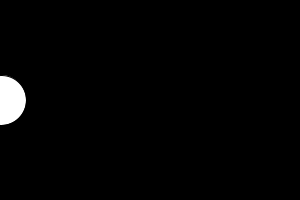
Frame 1 (no input)
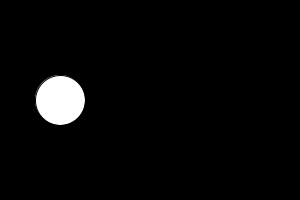
Frame 60 (the mouse pressed at the canvas centre just before this capture)
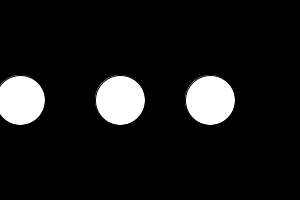
Frame 120 (the mouse held since frame 60 and released just before this capture)

The Processing sketch that drew these frames (run headless with seeded random() and noise(); from frame 60 on, the mouse is pressed at the canvas centre):

// Processing sketch: tut02_08
// ── tut02_08.pde
import java.util.ArrayList;

ArrayList<Spot> spots;                  // Declare arraylist of spot objects

void setup()
{
  size(300, 200);
  spots = new ArrayList<Spot>();        // Create arraylist of spot objects
  spots.add(new Spot(0, 100, 50));      // add spot objects to arraylist
  spots.add(new Spot(-100, 100, 50));
  spots.add(new Spot(-200, 100, 50));
}

void draw()
{
  background(0, 0, 0); 

  for (int i=0; i<spots.size(); i++)
  {
    spots.get(i).move();
    spots.get(i).display();

    if (spots.get(i).getX() > width+50) 
      spots.remove(i);
  }

  println(spots.size() + " spots");
}

void keyPressed()
{
  spots.add(new Spot(0, 100, 50));
  println(spots.size());
}

void mousePressed()
{
  spots.add(new Spot(mouseX, mouseY, 50));
}
// ── Spot.pde
public class Spot
{
  private float x, y;
  private float diameter;
  private float speed;
  private float direction;

  public Spot(float x, float y, float diameter)
  {
    this.x=x;
    this.y=y;
    this.diameter = diameter;
    this.speed=1;
    this.direction=1; // left to right
  }

  public void display()
  {
    ellipse(x, y, diameter, diameter);
  }

  public void move()
  {
    x=x+(speed*direction);
  }
  
  public float getX()
  {
    return x;
  }
  
  //public String toString()
  //{
  //  return "Spot";
  //}
}
